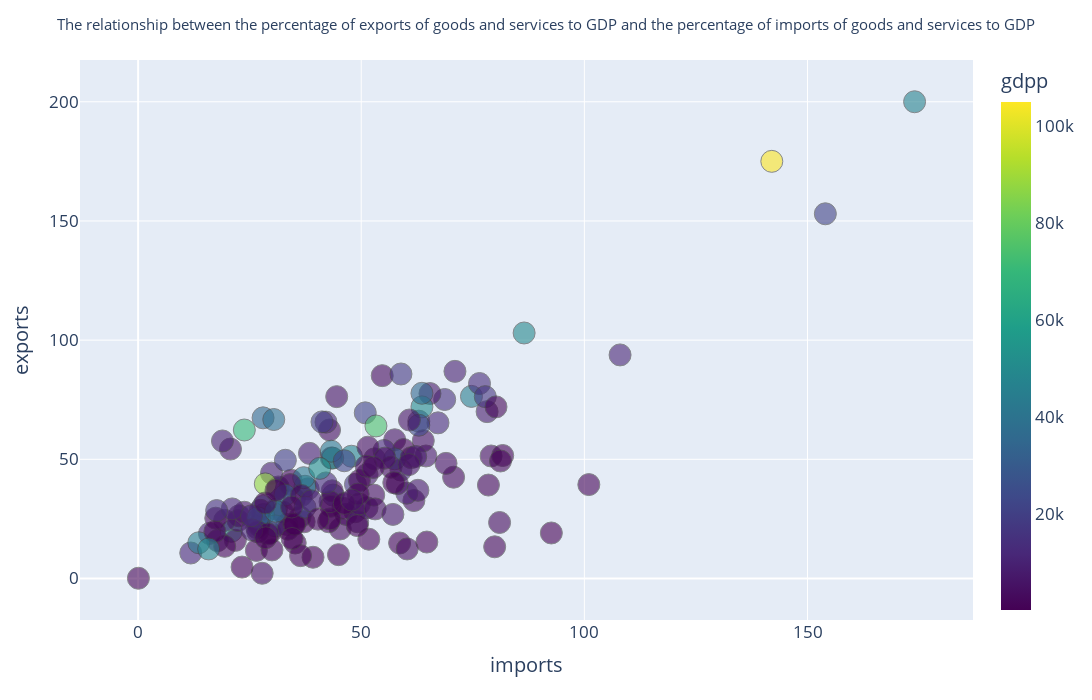

Here is the notebook cell this chart was saved with:
### Markdown cell above
✅ General Pattern 

---
1. As the total fertility rate increases, per capita income decreases,Poor countries have more children.
2. We also see that as the total fertility rate increases and per capita income decreases, the life expectancy index also decreases.
3. We have 3 points far from the main data distribution, they are outliers.

### Code cell
fig = px.scatter(
    df,
    x="imports",
    y="exports",
    color="gdpp",
    color_continuous_scale="viridis",
    hover_name="country",
    size_max=40,
    opacity=0.7
)

fig.update_traces(marker=dict(size=22)) 
fig.update_traces(
    marker=dict(
        opacity=0.6,
        line=dict(width=1)
    )
)

fig.update_layout(
    title=f"The relationship between the percentage of exports of goods and services to GDP and the percentage of imports of goods and services to GDP",
    width=1400,
    height=700,
    title_font_size=15,
    xaxis_title="imports",
    yaxis_title="exports",
    font=dict(size=17),
    title_x = 0.5
    
)

fig.show()

### Figure 1 — Plotly figure (JSON) as saved in the notebook; plotly's stock layout.template omitted (floating-point values rounded to 4 significant figures; data arrays with more than 128 entries replaced by an {"elided": "..."} marker saying what was removed)
{"data": [{"hovertemplate": "<b>%{hovertext}</b><br><br>imports=%{x}<br>exports=%{y}<br>gdpp=%{marker.color}<extra></extra>", "hovertext": {"elided": "167 str values"}, "legendgroup": "", "marker": {"color": {"elided": "167 int values"}, "coloraxis": "coloraxis", "line": {"width": 1}, "opacity": 0.6, "size": 22, "symbol": "circle"}, "mode": "markers", "name": "", "orientation": "v", "showlegend": false, "type": "scatter", "x": {"elided": "167 float values"}, "xaxis": "x", "y": {"elided": "167 float values"}, "yaxis": "y"}], "layout": {"coloraxis": {"colorbar": {"title": {"text": "gdpp"}}, "colorscale": [[0, "#440154"], [0.1111, "#482878"], [0.2222, "#3e4989"], [0.3333, "#31688e"], [0.4444, "#26828e"], [0.5556, "#1f9e89"], [0.6667, "#35b779"], [0.7778, "#6ece58"], [0.8889, "#b5de2b"], [1, "#fde725"]]}, "font": {"size": 17}, "height": 700, "legend": {"tracegroupgap": 0}, "margin": {"t": 60}, "title": {"font": {"size": 15}, "text": "The relationship between the percentage of exports of goods and services to GDP and the percentage of imports of goods and services to GDP", "x": 0.5}, "width": 1400, "xaxis": {"anchor": "y", "domain": [0, 1], "title": {"text": "imports"}}, "yaxis": {"anchor": "x", "domain": [0, 1], "title": {"text": "exports"}}}}
